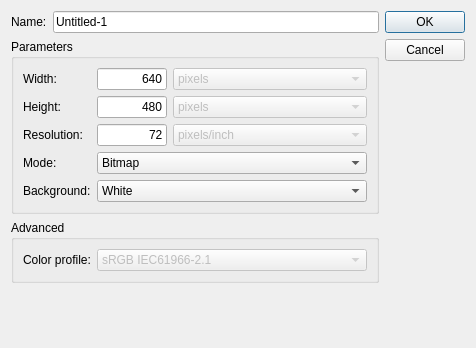
<?xml version="1.0" encoding="UTF-8"?>
<ui version="4.0">
 <class>DialogNew</class>
 <widget class="QDialog" name="DialogNew">
  <property name="geometry">
   <rect>
    <x>0</x>
    <y>0</y>
    <width>476</width>
    <height>348</height>
   </rect>
  </property>
  <property name="windowTitle">
   <string>New</string>
  </property>
  <layout class="QHBoxLayout" name="horizontalLayout">
   <item>
    <layout class="QVBoxLayout" name="verticalLayout">
     <property name="spacing">
      <number>-1</number>
     </property>
     <property name="sizeConstraint">
      <enum>QLayout::SetDefaultConstraint</enum>
     </property>
     <item>
      <layout class="QFormLayout" name="formLayout_6">
       <property name="sizeConstraint">
        <enum>QLayout::SetDefaultConstraint</enum>
       </property>
       <property name="fieldGrowthPolicy">
        <enum>QFormLayout::ExpandingFieldsGrow</enum>
       </property>
       <property name="bottomMargin">
        <number>0</number>
       </property>
       <item row="0" column="1">
        <widget class="QLineEdit" name="lineEditName">
         <property name="text">
          <string>Untitled-1</string>
         </property>
        </widget>
       </item>
       <item row="0" column="0">
        <widget class="QLabel" name="labelName">
         <property name="text">
          <string>Name:</string>
         </property>
        </widget>
       </item>
      </layout>
     </item>
     <item>
      <widget class="QGroupBox" name="groupBoxParameters">
       <property name="title">
        <string>Parameters</string>
       </property>
       <layout class="QFormLayout" name="formLayout_3">
        <item row="0" column="0">
         <widget class="QLabel" name="labelWidth">
          <property name="text">
           <string>Width:</string>
          </property>
         </widget>
        </item>
        <item row="0" column="1">
         <layout class="QHBoxLayout" name="horizontalLayout_3">
          <item>
           <widget class="QLineEdit" name="lineEditWidth">
            <property name="maximumSize">
             <size>
              <width>70</width>
              <height>16777215</height>
             </size>
            </property>
            <property name="text">
             <string>640</string>
            </property>
            <property name="alignment">
             <set>Qt::AlignRight|Qt::AlignTrailing|Qt::AlignVCenter</set>
            </property>
           </widget>
          </item>
          <item>
           <widget class="QComboBox" name="comboBoxWidth">
            <property name="enabled">
             <bool>false</bool>
            </property>
            <item>
             <property name="text">
              <string>pixels</string>
             </property>
            </item>
            <item>
             <property name="text">
              <string>inches</string>
             </property>
            </item>
            <item>
             <property name="text">
              <string>cm</string>
             </property>
            </item>
            <item>
             <property name="text">
              <string>points</string>
             </property>
            </item>
            <item>
             <property name="text">
              <string>picas</string>
             </property>
            </item>
            <item>
             <property name="text">
              <string>columns</string>
             </property>
            </item>
           </widget>
          </item>
         </layout>
        </item>
        <item row="1" column="0">
         <widget class="QLabel" name="labelHeight">
          <property name="text">
           <string>Height:</string>
          </property>
         </widget>
        </item>
        <item row="1" column="1">
         <layout class="QHBoxLayout" name="horizontalLayout_4">
          <item>
           <widget class="QLineEdit" name="lineEditHeight">
            <property name="maximumSize">
             <size>
              <width>70</width>
              <height>16777215</height>
             </size>
            </property>
            <property name="text">
             <string>480</string>
            </property>
            <property name="alignment">
             <set>Qt::AlignRight|Qt::AlignTrailing|Qt::AlignVCenter</set>
            </property>
           </widget>
          </item>
          <item>
           <widget class="QComboBox" name="comboBoxHeight">
            <property name="enabled">
             <bool>false</bool>
            </property>
            <item>
             <property name="text">
              <string>pixels</string>
             </property>
            </item>
            <item>
             <property name="text">
              <string>inches</string>
             </property>
            </item>
            <item>
             <property name="text">
              <string>cm</string>
             </property>
            </item>
            <item>
             <property name="text">
              <string>points</string>
             </property>
            </item>
            <item>
             <property name="text">
              <string>picas</string>
             </property>
            </item>
           </widget>
          </item>
         </layout>
        </item>
        <item row="2" column="0">
         <widget class="QLabel" name="labelResolution">
          <property name="text">
           <string>Resolution:</string>
          </property>
         </widget>
        </item>
        <item row="2" column="1">
         <layout class="QHBoxLayout" name="horizontalLayout_5">
          <item>
           <widget class="QLineEdit" name="lineEditResolution">
            <property name="maximumSize">
             <size>
              <width>70</width>
              <height>16777215</height>
             </size>
            </property>
            <property name="text">
             <string>72</string>
            </property>
            <property name="alignment">
             <set>Qt::AlignRight|Qt::AlignTrailing|Qt::AlignVCenter</set>
            </property>
           </widget>
          </item>
          <item>
           <widget class="QComboBox" name="comboBoxResolution">
            <property name="enabled">
             <bool>false</bool>
            </property>
            <item>
             <property name="text">
              <string>pixels/inch</string>
             </property>
            </item>
            <item>
             <property name="text">
              <string>pixels/cm</string>
             </property>
            </item>
           </widget>
          </item>
         </layout>
        </item>
        <item row="3" column="0">
         <widget class="QLabel" name="labelMode">
          <property name="text">
           <string>Mode:</string>
          </property>
         </widget>
        </item>
        <item row="3" column="1">
         <widget class="QComboBox" name="comboBoxMode">
          <property name="enabled">
           <bool>true</bool>
          </property>
          <property name="currentText">
           <string>RGB Color</string>
          </property>
          <item>
           <property name="text">
            <string>Bitmap</string>
           </property>
          </item>
          <item>
           <property name="text">
            <string>Grayscale</string>
           </property>
          </item>
          <item>
           <property name="text">
            <string>RGB Color</string>
           </property>
          </item>
          <item>
           <property name="text">
            <string>CMYK Color</string>
           </property>
          </item>
         </widget>
        </item>
        <item row="4" column="0">
         <widget class="QLabel" name="labelBackground">
          <property name="text">
           <string>Background:</string>
          </property>
         </widget>
        </item>
        <item row="4" column="1">
         <widget class="QComboBox" name="comboBoxBackground">
          <item>
           <property name="text">
            <string>White</string>
           </property>
          </item>
          <item>
           <property name="text">
            <string>Transparent</string>
           </property>
          </item>
          <item>
           <property name="text">
            <string>Background color</string>
           </property>
          </item>
         </widget>
        </item>
       </layout>
      </widget>
     </item>
     <item>
      <widget class="QGroupBox" name="groupBoxAdvanced">
       <property name="title">
        <string>Advanced</string>
       </property>
       <layout class="QFormLayout" name="formLayout_7">
        <item row="0" column="0">
         <widget class="QLabel" name="labelColorProfile">
          <property name="text">
           <string>Color profile:</string>
          </property>
         </widget>
        </item>
        <item row="0" column="1">
         <widget class="QComboBox" name="comboBoxColorProfile">
          <property name="enabled">
           <bool>false</bool>
          </property>
          <item>
           <property name="text">
            <string>sRGB IEC61966-2.1</string>
           </property>
          </item>
         </widget>
        </item>
       </layout>
      </widget>
     </item>
     <item>
      <spacer name="verticalSpacer">
       <property name="orientation">
        <enum>Qt::Vertical</enum>
       </property>
       <property name="sizeHint" stdset="0">
        <size>
         <width>20</width>
         <height>40</height>
        </size>
       </property>
      </spacer>
     </item>
    </layout>
   </item>
   <item>
    <widget class="QDialogButtonBox" name="buttonBox">
     <property name="orientation">
      <enum>Qt::Vertical</enum>
     </property>
     <property name="standardButtons">
      <set>QDialogButtonBox::Cancel|QDialogButtonBox::Ok</set>
     </property>
    </widget>
   </item>
  </layout>
 </widget>
 <resources/>
 <connections>
  <connection>
   <sender>buttonBox</sender>
   <signal>accepted()</signal>
   <receiver>DialogNew</receiver>
   <slot>accept()</slot>
   <hints>
    <hint type="sourcelabel">
     <x>248</x>
     <y>254</y>
    </hint>
    <hint type="destinationlabel">
     <x>157</x>
     <y>274</y>
    </hint>
   </hints>
  </connection>
  <connection>
   <sender>buttonBox</sender>
   <signal>rejected()</signal>
   <receiver>DialogNew</receiver>
   <slot>reject()</slot>
   <hints>
    <hint type="sourcelabel">
     <x>316</x>
     <y>260</y>
    </hint>
    <hint type="destinationlabel">
     <x>286</x>
     <y>274</y>
    </hint>
   </hints>
  </connection>
 </connections>
</ui>
